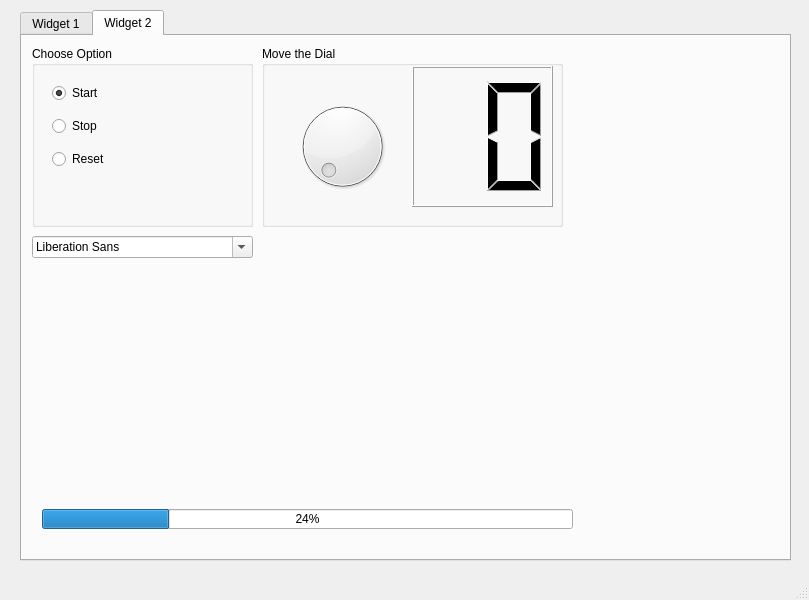
<?xml version="1.0" encoding="UTF-8"?>
<ui version="4.0">
 <class>MainWindow</class>
 <widget class="QMainWindow" name="MainWindow">
  <property name="geometry">
   <rect>
    <x>0</x>
    <y>0</y>
    <width>809</width>
    <height>600</height>
   </rect>
  </property>
  <property name="windowTitle">
   <string>MainWindow</string>
  </property>
  <widget class="QWidget" name="centralwidget">
   <widget class="QTabWidget" name="tabWidget">
    <property name="geometry">
     <rect>
      <x>20</x>
      <y>10</y>
      <width>771</width>
      <height>551</height>
     </rect>
    </property>
    <property name="currentIndex">
     <number>1</number>
    </property>
    <widget class="QWidget" name="tab">
     <attribute name="title">
      <string>Widget 1</string>
     </attribute>
     <widget class="QWidget" name="verticalLayoutWidget">
      <property name="geometry">
       <rect>
        <x>10</x>
        <y>10</y>
        <width>731</width>
        <height>501</height>
       </rect>
      </property>
      <layout class="QVBoxLayout" name="verticalLayout">
       <item>
        <widget class="QTabWidget" name="tabWidget_2">
         <property name="currentIndex">
          <number>1</number>
         </property>
         <widget class="QWidget" name="tab_3">
          <attribute name="title">
           <string>Tree</string>
          </attribute>
          <widget class="QWidget" name="verticalLayoutWidget_2">
           <property name="geometry">
            <rect>
             <x>9</x>
             <y>9</y>
             <width>711</width>
             <height>461</height>
            </rect>
           </property>
           <layout class="QVBoxLayout" name="verticalLayout_2">
            <item>
             <widget class="QTreeWidget" name="treeWidget">
              <column>
               <property name="text">
                <string>Header 1</string>
               </property>
              </column>
              <column>
               <property name="text">
                <string>New Column</string>
               </property>
              </column>
              <item>
               <property name="text">
                <string>Item1</string>
               </property>
               <item>
                <property name="text">
                 <string>Subitem1</string>
                </property>
               </item>
              </item>
             </widget>
            </item>
           </layout>
          </widget>
         </widget>
         <widget class="QWidget" name="tab_4">
          <attribute name="title">
           <string> Calendar</string>
          </attribute>
          <widget class="QDateEdit" name="dateEdit">
           <property name="geometry">
            <rect>
             <x>10</x>
             <y>10</y>
             <width>551</width>
             <height>22</height>
            </rect>
           </property>
           <property name="alignment">
            <set>Qt::AlignCenter</set>
           </property>
          </widget>
          <widget class="QCalendarWidget" name="calendarWidget">
           <property name="geometry">
            <rect>
             <x>10</x>
             <y>40</y>
             <width>551</width>
             <height>431</height>
            </rect>
           </property>
          </widget>
         </widget>
        </widget>
       </item>
      </layout>
     </widget>
    </widget>
    <widget class="QWidget" name="tab_2">
     <attribute name="title">
      <string>Widget 2</string>
     </attribute>
     <widget class="QGroupBox" name="groupBox">
      <property name="geometry">
       <rect>
        <x>10</x>
        <y>10</y>
        <width>221</width>
        <height>181</height>
       </rect>
      </property>
      <property name="title">
       <string>Choose Option</string>
      </property>
      <widget class="QWidget" name="layoutWidget">
       <property name="geometry">
        <rect>
         <x>20</x>
         <y>30</y>
         <width>217</width>
         <height>101</height>
        </rect>
       </property>
       <layout class="QVBoxLayout" name="verticalLayout_3">
        <item>
         <widget class="QRadioButton" name="radioButton_start">
          <property name="text">
           <string>Start</string>
          </property>
          <property name="checked">
           <bool>true</bool>
          </property>
         </widget>
        </item>
        <item>
         <widget class="QRadioButton" name="radioButton_stop">
          <property name="text">
           <string>Stop</string>
          </property>
         </widget>
        </item>
        <item>
         <widget class="QRadioButton" name="radioButton_reset">
          <property name="statusTip">
           <string>This is Option 2</string>
          </property>
          <property name="text">
           <string>Reset</string>
          </property>
         </widget>
        </item>
       </layout>
      </widget>
     </widget>
     <widget class="QGroupBox" name="groupBox_2">
      <property name="geometry">
       <rect>
        <x>240</x>
        <y>10</y>
        <width>301</width>
        <height>181</height>
       </rect>
      </property>
      <property name="title">
       <string>Move the Dial</string>
      </property>
      <widget class="QDial" name="dial">
       <property name="geometry">
        <rect>
         <x>30</x>
         <y>40</y>
         <width>101</width>
         <height>121</height>
        </rect>
       </property>
      </widget>
      <widget class="QLCDNumber" name="lcdNumber">
       <property name="geometry">
        <rect>
         <x>150</x>
         <y>20</y>
         <width>141</width>
         <height>141</height>
        </rect>
       </property>
       <property name="digitCount">
        <number>2</number>
       </property>
      </widget>
     </widget>
     <widget class="QProgressBar" name="progressBar">
      <property name="geometry">
       <rect>
        <x>20</x>
        <y>473</y>
        <width>531</width>
        <height>20</height>
       </rect>
      </property>
      <property name="value">
       <number>24</number>
      </property>
     </widget>
     <widget class="QWidget" name="layoutWidget">
      <property name="geometry">
       <rect>
        <x>10</x>
        <y>200</y>
        <width>221</width>
        <height>171</height>
       </rect>
      </property>
      <layout class="QVBoxLayout" name="verticalLayout_4">
       <item>
        <widget class="QFontComboBox" name="fontComboBox"/>
       </item>
       <item>
        <widget class="QLabel" name="label">
         <property name="font">
          <font>
           <pointsize>12</pointsize>
           <weight>75</weight>
           <bold>true</bold>
          </font>
         </property>
         <property name="text">
          <string/>
         </property>
         <property name="alignment">
          <set>Qt::AlignCenter</set>
         </property>
        </widget>
       </item>
      </layout>
     </widget>
    </widget>
   </widget>
  </widget>
  <widget class="QMenuBar" name="menubar">
   <property name="geometry">
    <rect>
     <x>0</x>
     <y>0</y>
     <width>809</width>
     <height>21</height>
    </rect>
   </property>
  </widget>
  <widget class="QStatusBar" name="statusbar"/>
 </widget>
 <resources/>
 <connections>
  <connection>
   <sender>radioButton_stop</sender>
   <signal>clicked()</signal>
   <receiver>progressBar</receiver>
   <slot>reset()</slot>
   <hints>
    <hint type="sourcelabel">
     <x>104</x>
     <y>139</y>
    </hint>
    <hint type="destinationlabel">
     <x>113</x>
     <y>540</y>
    </hint>
   </hints>
  </connection>
  <connection>
   <sender>fontComboBox</sender>
   <signal>activated(QString)</signal>
   <receiver>label</receiver>
   <slot>setText(QString)</slot>
   <hints>
    <hint type="sourcelabel">
     <x>195</x>
     <y>271</y>
    </hint>
    <hint type="destinationlabel">
     <x>192</x>
     <y>320</y>
    </hint>
   </hints>
  </connection>
  <connection>
   <sender>dial</sender>
   <signal>valueChanged(int)</signal>
   <receiver>lcdNumber</receiver>
   <slot>display(int)</slot>
   <hints>
    <hint type="sourcelabel">
     <x>361</x>
     <y>165</y>
    </hint>
    <hint type="destinationlabel">
     <x>455</x>
     <y>166</y>
    </hint>
   </hints>
  </connection>
 </connections>
</ui>
